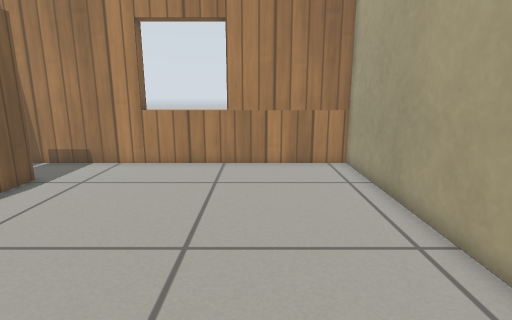
View 1 (above)

12 first-person views from a walk through a robot-simulator world made for Gazebo. The camera is 0.64 m above the floor, tilts 12° down and sees 80° across. The floor is counted in squares, 0.2 m on a side. Each view is taken from the middle of a square. On the plan, view 1 faces up. The plan holds only what a view shows up to about 20 squares ahead; the rest is blank. Simple patterns stand in for the simulator's built-in surfaces.

View 2
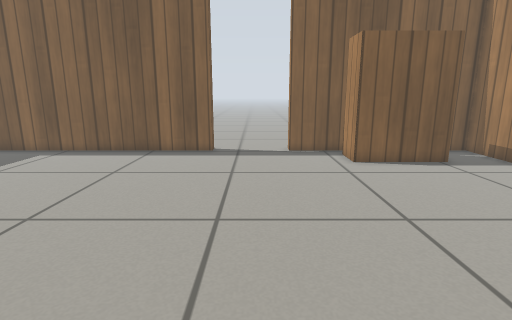

View 3
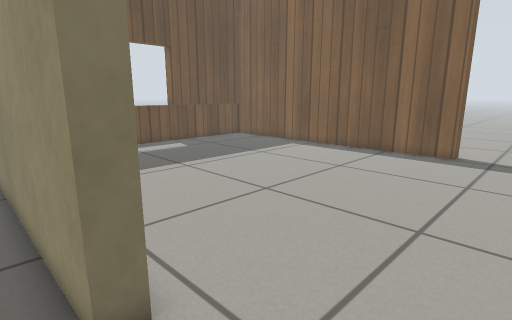

View 4
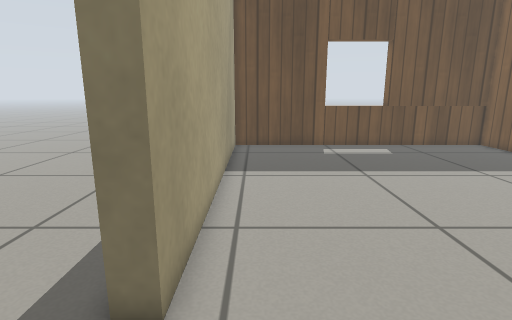

View 5
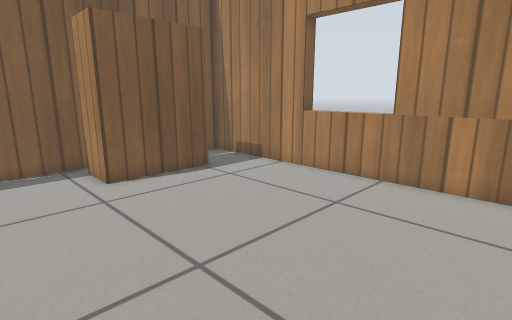

View 6
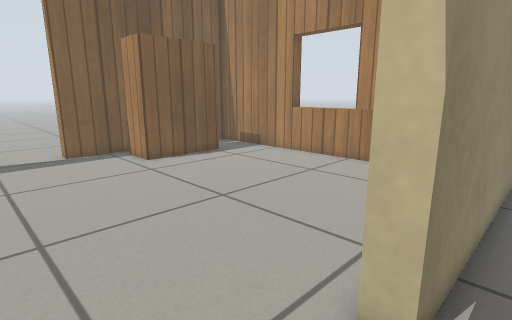

View 7
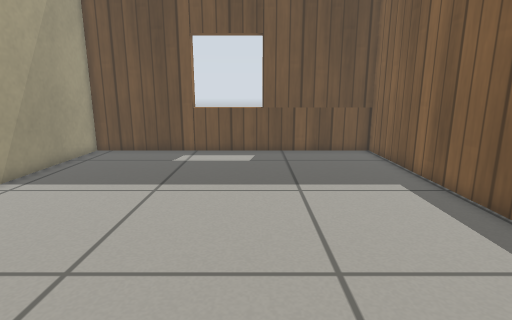

View 8
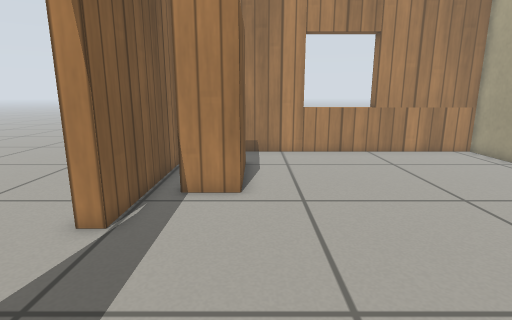

View 9
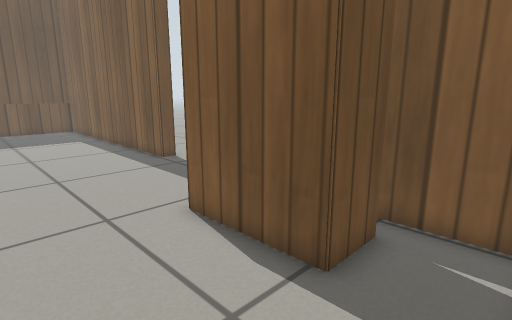

View 10
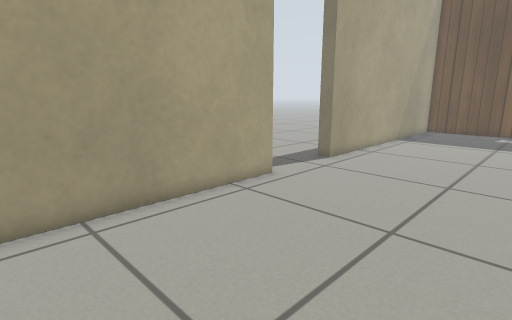

View 11
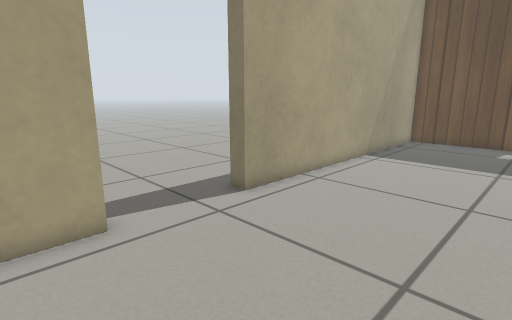

View 12
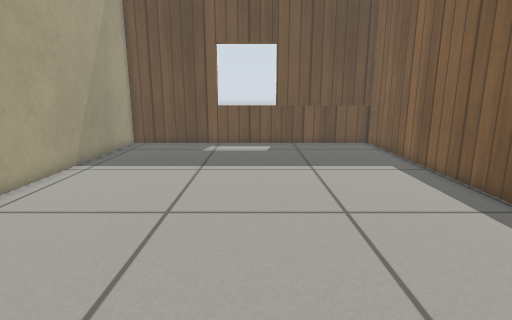

### Floor plan
Points are (right, up) in squares from view 1. A wall is a line through its corners. A room is listed if a view was taken in it or the views show most of it. See-through windows are left out.
Room 1 (views 1, 4, 5, 7, 8, 9, 10, 11, 12)
walls: (-11.7, -0.5) (-11.7, -16.7) (4.3, -16.7) (4.3, -0.8); (4.3, 3.7) (4.3, 14.3) (-11.7, 14.3) (-11.7, 3.9); (-1.3, 14.2) (-1.3, 15.1); (-5.3, 15.1) (-5.3, 14.2)
ways out: open door at (4.5, 1.5) to room 2; open door at (-12, 2)
objects: bookshelf (-10, 7) to (-9, 11)
Room 2 (views 2, 3, 6)
walls: (5.1, -0.8) (5.1, -10.2); (5.1, 13.1) (5.1, 3.7)
ways out: open door at (4.5, 1.5) to room 1

Where each view was taken, in squares from view 1:
view 1: 0 up, 0 right, facing up
view 2: 2 up, 6 right, facing left
view 3: 3 up, 6 right, facing down-left
view 4: 3 up, 3 right, facing down
view 5: 3 up, 3 right, facing up-left
view 6: 0 up, 6 right, facing up-left
view 7: 1 up, 5 left, facing down
view 8: 3 down, 8 left, facing up
view 9: 14 up, 4 left, facing down-left
view 10: 13 up, 4 left, facing down-right
view 11: 6 up, 3 left, facing down-right
view 12: 4 up, 4 left, facing down
